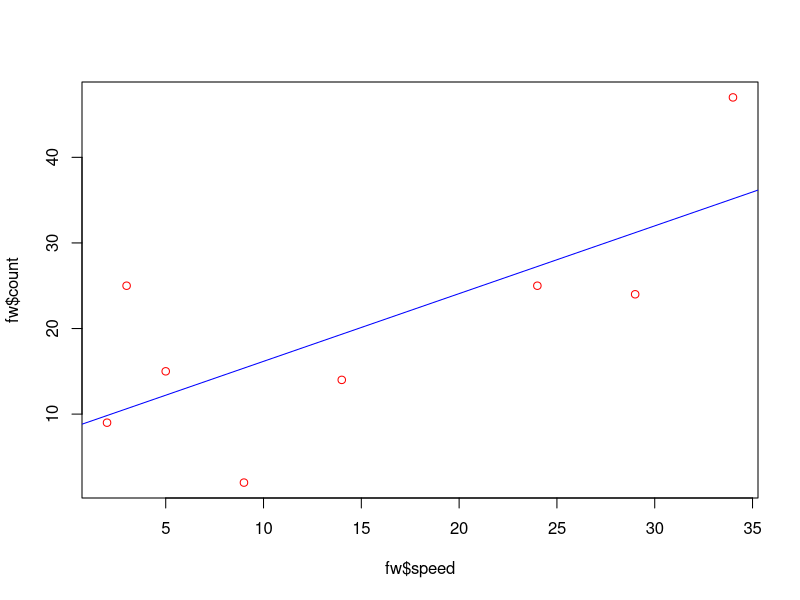
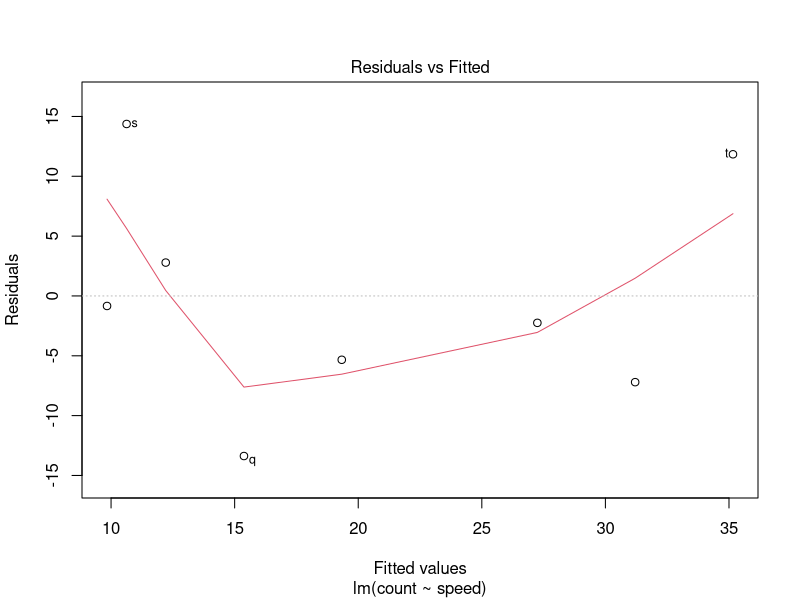
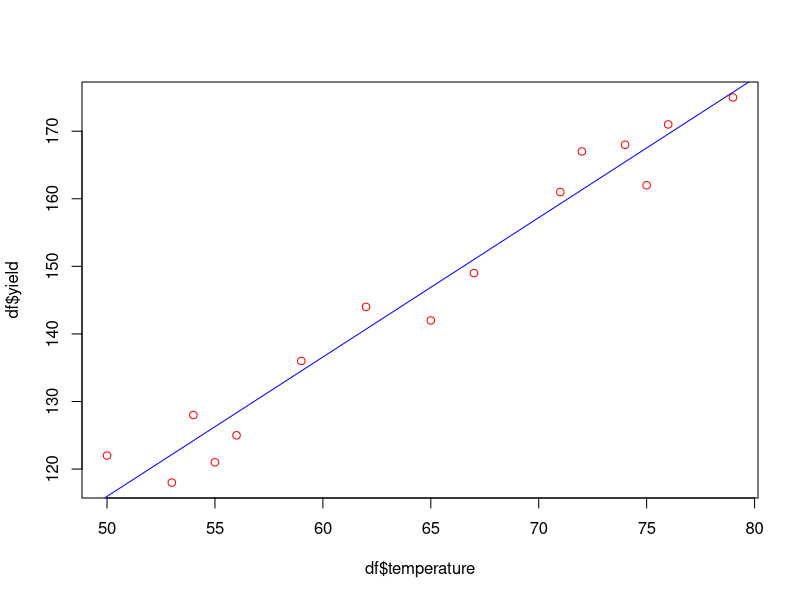
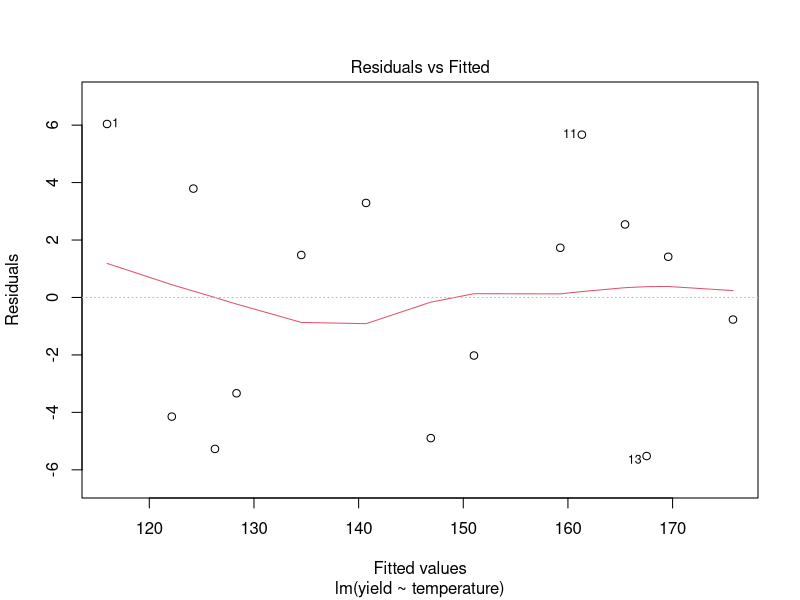

R code for these plots, in order:
count <- c(9,25,15,2,14,25,24,47)
speed <- c(2,3,5,9,14,24,29,34)
fw <- data.frame(count,speed)
cor(count, speed)
names <- c("a", "s", "d", "q", "w", "e", "r", "t")
rownames(fw) = names
fw

fw.lm <- lm(count ~ speed, data = fw)
fw.lm
names(fw.lm)

pred <- fitted(fw.lm)
pred

# confidence intervals
confint(fw.lm, param = c('(Intercept)', 'speec'), level=0.9)

residuals(fw,lm)

#plotting the x , y values 
plot(fw$speed,fw$count,col="red")
coef(fw.lm)
#plotting the fitted line 
abline(fw.lm,col="blue")
#plotting residuals
plot(fw.lm,which=1)  



number <- c(1:15)
temperature <- c(50,53,54,55,56,59,62,65,67,71,72,74,75,76,79)
yield <- c(122,118,128,121,125,136,144,142,149,161,167,168,162,171,175)
df<-data.frame(temperature, yield)
rownames(df) <- number
df
lr <- lm(yield ~ temperature, data=df)
print(summary(lr))
names(lr)
lr$coefficients
pred <- fitted(lr)
pred
plot(df$temperature, df$yield, col="red")
abline(lr, col="blue")

# residuals
residuals(lr)
plot(lr, which=1)

